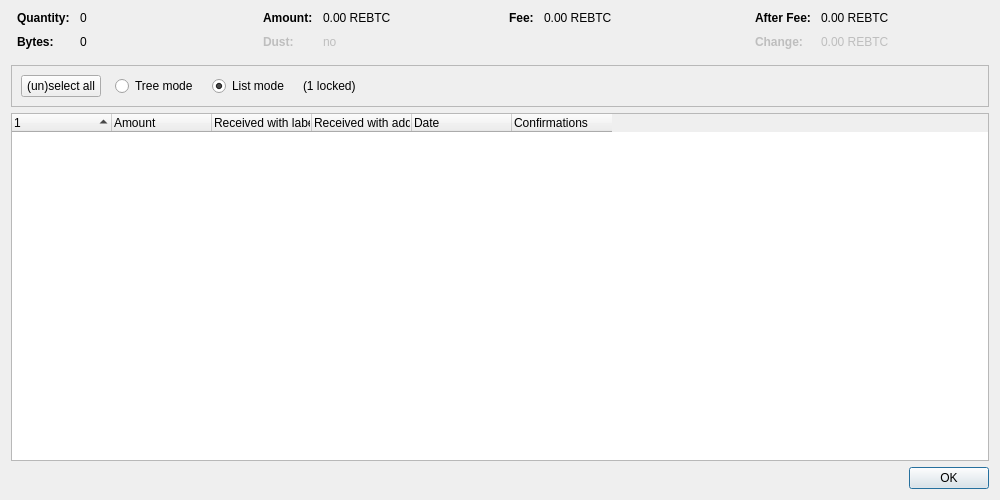
<?xml version="1.0" encoding="UTF-8"?>
<ui version="4.0">
 <class>CoinControlDialog</class>
 <widget class="QDialog" name="CoinControlDialog">
  <property name="geometry">
   <rect>
    <x>0</x>
    <y>0</y>
    <width>1000</width>
    <height>500</height>
   </rect>
  </property>
  <property name="windowTitle">
   <string>Coin Selection</string>
  </property>
  <layout class="QVBoxLayout" name="verticalLayout">
   <item>
    <layout class="QHBoxLayout" name="horizontalLayoutTop" stretch="0,0,0,0">
     <property name="topMargin">
      <number>0</number>
     </property>
     <property name="bottomMargin">
      <number>10</number>
     </property>
     <item>
      <layout class="QFormLayout" name="formLayoutCoinControl1">
       <property name="horizontalSpacing">
        <number>10</number>
       </property>
       <property name="verticalSpacing">
        <number>10</number>
       </property>
       <property name="leftMargin">
        <number>6</number>
       </property>
       <property name="rightMargin">
        <number>6</number>
       </property>
       <item row="0" column="0">
        <widget class="QLabel" name="labelCoinControlQuantityText">
         <property name="font">
          <font>
           <weight>75</weight>
           <bold>true</bold>
          </font>
         </property>
         <property name="text">
          <string>Quantity:</string>
         </property>
        </widget>
       </item>
       <item row="0" column="1">
        <widget class="QLabel" name="labelCoinControlQuantity">
         <property name="cursor">
          <cursorShape>IBeamCursor</cursorShape>
         </property>
         <property name="contextMenuPolicy">
          <enum>Qt::ActionsContextMenu</enum>
         </property>
         <property name="text">
          <string notr="true">0</string>
         </property>
         <property name="textInteractionFlags">
          <set>Qt::LinksAccessibleByMouse|Qt::TextSelectableByKeyboard|Qt::TextSelectableByMouse</set>
         </property>
        </widget>
       </item>
       <item row="1" column="0">
        <widget class="QLabel" name="labelCoinControlBytesText">
         <property name="font">
          <font>
           <weight>75</weight>
           <bold>true</bold>
          </font>
         </property>
         <property name="text">
          <string>Bytes:</string>
         </property>
        </widget>
       </item>
       <item row="1" column="1">
        <widget class="QLabel" name="labelCoinControlBytes">
         <property name="cursor">
          <cursorShape>IBeamCursor</cursorShape>
         </property>
         <property name="contextMenuPolicy">
          <enum>Qt::ActionsContextMenu</enum>
         </property>
         <property name="text">
          <string notr="true">0</string>
         </property>
         <property name="textInteractionFlags">
          <set>Qt::LinksAccessibleByMouse|Qt::TextSelectableByKeyboard|Qt::TextSelectableByMouse</set>
         </property>
        </widget>
       </item>
      </layout>
     </item>
     <item>
      <layout class="QFormLayout" name="formLayoutCoinControl2">
       <property name="horizontalSpacing">
        <number>10</number>
       </property>
       <property name="verticalSpacing">
        <number>10</number>
       </property>
       <property name="leftMargin">
        <number>6</number>
       </property>
       <property name="rightMargin">
        <number>6</number>
       </property>
       <item row="0" column="0">
        <widget class="QLabel" name="labelCoinControlAmountText">
         <property name="font">
          <font>
           <weight>75</weight>
           <bold>true</bold>
          </font>
         </property>
         <property name="text">
          <string>Amount:</string>
         </property>
        </widget>
       </item>
       <item row="0" column="1">
        <widget class="QLabel" name="labelCoinControlAmount">
         <property name="cursor">
          <cursorShape>IBeamCursor</cursorShape>
         </property>
         <property name="contextMenuPolicy">
          <enum>Qt::ActionsContextMenu</enum>
         </property>
         <property name="text">
          <string notr="true">0.00 REBTC</string>
         </property>
         <property name="textInteractionFlags">
          <set>Qt::LinksAccessibleByMouse|Qt::TextSelectableByKeyboard|Qt::TextSelectableByMouse</set>
         </property>
        </widget>
       </item>
       <item row="1" column="0">
        <widget class="QLabel" name="labelCoinControlLowOutputText">
         <property name="enabled">
          <bool>false</bool>
         </property>
         <property name="font">
          <font>
           <weight>75</weight>
           <bold>true</bold>
          </font>
         </property>
         <property name="text">
          <string>Dust:</string>
         </property>
        </widget>
       </item>
       <item row="1" column="1">
        <widget class="QLabel" name="labelCoinControlLowOutput">
         <property name="enabled">
          <bool>false</bool>
         </property>
         <property name="cursor">
          <cursorShape>IBeamCursor</cursorShape>
         </property>
         <property name="contextMenuPolicy">
          <enum>Qt::ActionsContextMenu</enum>
         </property>
         <property name="text">
          <string notr="true">no</string>
         </property>
         <property name="textInteractionFlags">
          <set>Qt::LinksAccessibleByMouse|Qt::TextSelectableByKeyboard|Qt::TextSelectableByMouse</set>
         </property>
        </widget>
       </item>
      </layout>
     </item>
     <item>
      <layout class="QFormLayout" name="formLayoutCoinControl3">
       <property name="horizontalSpacing">
        <number>10</number>
       </property>
       <property name="verticalSpacing">
        <number>10</number>
       </property>
       <property name="leftMargin">
        <number>6</number>
       </property>
       <property name="rightMargin">
        <number>6</number>
       </property>
       <item row="0" column="0">
        <widget class="QLabel" name="labelCoinControlFeeText">
         <property name="font">
          <font>
           <weight>75</weight>
           <bold>true</bold>
          </font>
         </property>
         <property name="text">
          <string>Fee:</string>
         </property>
        </widget>
       </item>
       <item row="0" column="1">
        <widget class="QLabel" name="labelCoinControlFee">
         <property name="cursor">
          <cursorShape>IBeamCursor</cursorShape>
         </property>
         <property name="contextMenuPolicy">
          <enum>Qt::ActionsContextMenu</enum>
         </property>
         <property name="text">
          <string notr="true">0.00 REBTC</string>
         </property>
         <property name="textInteractionFlags">
          <set>Qt::LinksAccessibleByMouse|Qt::TextSelectableByKeyboard|Qt::TextSelectableByMouse</set>
         </property>
        </widget>
       </item>
      </layout>
     </item>
     <item>
      <layout class="QFormLayout" name="formLayoutCoinControl4">
       <property name="horizontalSpacing">
        <number>10</number>
       </property>
       <property name="verticalSpacing">
        <number>10</number>
       </property>
       <property name="leftMargin">
        <number>6</number>
       </property>
       <property name="rightMargin">
        <number>6</number>
       </property>
       <item row="0" column="0">
        <widget class="QLabel" name="labelCoinControlAfterFeeText">
         <property name="font">
          <font>
           <weight>75</weight>
           <bold>true</bold>
          </font>
         </property>
         <property name="text">
          <string>After Fee:</string>
         </property>
        </widget>
       </item>
       <item row="0" column="1">
        <widget class="QLabel" name="labelCoinControlAfterFee">
         <property name="cursor">
          <cursorShape>IBeamCursor</cursorShape>
         </property>
         <property name="contextMenuPolicy">
          <enum>Qt::ActionsContextMenu</enum>
         </property>
         <property name="text">
          <string notr="true">0.00 REBTC</string>
         </property>
         <property name="textInteractionFlags">
          <set>Qt::LinksAccessibleByMouse|Qt::TextSelectableByKeyboard|Qt::TextSelectableByMouse</set>
         </property>
        </widget>
       </item>
       <item row="1" column="0">
        <widget class="QLabel" name="labelCoinControlChangeText">
         <property name="enabled">
          <bool>false</bool>
         </property>
         <property name="font">
          <font>
           <weight>75</weight>
           <bold>true</bold>
          </font>
         </property>
         <property name="text">
          <string>Change:</string>
         </property>
        </widget>
       </item>
       <item row="1" column="1">
        <widget class="QLabel" name="labelCoinControlChange">
         <property name="enabled">
          <bool>false</bool>
         </property>
         <property name="cursor">
          <cursorShape>IBeamCursor</cursorShape>
         </property>
         <property name="contextMenuPolicy">
          <enum>Qt::ActionsContextMenu</enum>
         </property>
         <property name="text">
          <string notr="true">0.00 REBTC</string>
         </property>
         <property name="textInteractionFlags">
          <set>Qt::LinksAccessibleByMouse|Qt::TextSelectableByKeyboard|Qt::TextSelectableByMouse</set>
         </property>
        </widget>
       </item>
      </layout>
     </item>
    </layout>
   </item>
   <item>
    <widget class="QFrame" name="frame">
     <property name="minimumSize">
      <size>
       <width>0</width>
       <height>40</height>
      </size>
     </property>
     <property name="frameShape">
      <enum>QFrame::StyledPanel</enum>
     </property>
     <property name="frameShadow">
      <enum>QFrame::Sunken</enum>
     </property>
     <layout class="QHBoxLayout" name="horizontalLayout">
      <item>
       <layout class="QHBoxLayout" name="horizontalLayoutPanel" stretch="0,0,0,0,0">
        <property name="spacing">
         <number>14</number>
        </property>
        <item>
         <widget class="QPushButton" name="pushButtonSelectAll">
          <property name="sizePolicy">
           <sizepolicy hsizetype="Maximum" vsizetype="Fixed">
            <horstretch>0</horstretch>
            <verstretch>0</verstretch>
           </sizepolicy>
          </property>
          <property name="text">
           <string>(un)select all</string>
          </property>
          <property name="autoDefault">
           <bool>false</bool>
          </property>
         </widget>
        </item>
        <item>
         <widget class="QRadioButton" name="radioTreeMode">
          <property name="sizePolicy">
           <sizepolicy hsizetype="Maximum" vsizetype="Fixed">
            <horstretch>0</horstretch>
            <verstretch>0</verstretch>
           </sizepolicy>
          </property>
          <property name="text">
           <string>Tree mode</string>
          </property>
         </widget>
        </item>
        <item>
         <widget class="QRadioButton" name="radioListMode">
          <property name="sizePolicy">
           <sizepolicy hsizetype="Maximum" vsizetype="Fixed">
            <horstretch>0</horstretch>
            <verstretch>0</verstretch>
           </sizepolicy>
          </property>
          <property name="text">
           <string>List mode</string>
          </property>
          <property name="checked">
           <bool>true</bool>
          </property>
         </widget>
        </item>
        <item>
         <widget class="QLabel" name="labelLocked">
          <property name="text">
           <string notr="true">(1 locked)</string>
          </property>
         </widget>
        </item>
        <item>
         <spacer name="horizontalSpacer">
          <property name="orientation">
           <enum>Qt::Horizontal</enum>
          </property>
          <property name="sizeHint" stdset="0">
           <size>
            <width>40</width>
            <height>20</height>
           </size>
          </property>
         </spacer>
        </item>
       </layout>
      </item>
     </layout>
    </widget>
   </item>
   <item>
    <widget class="CoinControlTreeWidget" name="treeWidget">
     <property name="contextMenuPolicy">
      <enum>Qt::CustomContextMenu</enum>
     </property>
     <property name="sortingEnabled">
      <bool>false</bool>
     </property>
     <property name="columnCount">
      <number>6</number>
     </property>
     <attribute name="headerShowSortIndicator" stdset="0">
      <bool>true</bool>
     </attribute>
     <attribute name="headerStretchLastSection">
      <bool>false</bool>
     </attribute>
     <column>
      <property name="text">
       <string/>
      </property>
     </column>
     <column>
      <property name="text">
       <string>Amount</string>
      </property>
     </column>
     <column>
      <property name="text">
       <string>Received with label</string>
      </property>
     </column>
     <column>
      <property name="text">
       <string>Received with address</string>
      </property>
     </column>
     <column>
      <property name="text">
       <string>Date</string>
      </property>
     </column>
     <column>
      <property name="text">
       <string>Confirmations</string>
      </property>
      <property name="toolTip">
       <string>Confirmed</string>
      </property>
     </column>
     <column>
      <property name="text">
       <string/>
      </property>
     </column>
     <column>
      <property name="text">
       <string/>
      </property>
     </column>
     <column>
      <property name="text">
       <string/>
      </property>
     </column>
     <column>
      <property name="text">
       <string/>
      </property>
     </column>
    </widget>
   </item>
   <item>
    <widget class="QDialogButtonBox" name="buttonBox">
     <property name="orientation">
      <enum>Qt::Horizontal</enum>
     </property>
     <property name="standardButtons">
      <set>QDialogButtonBox::Ok</set>
     </property>
    </widget>
   </item>
  </layout>
 </widget>
 <customwidgets>
  <customwidget>
   <class>CoinControlTreeWidget</class>
   <extends>QTreeWidget</extends>
   <header>qt/coincontroltreewidget.h</header>
  </customwidget>
 </customwidgets>
 <resources/>
 <connections/>
</ui>
